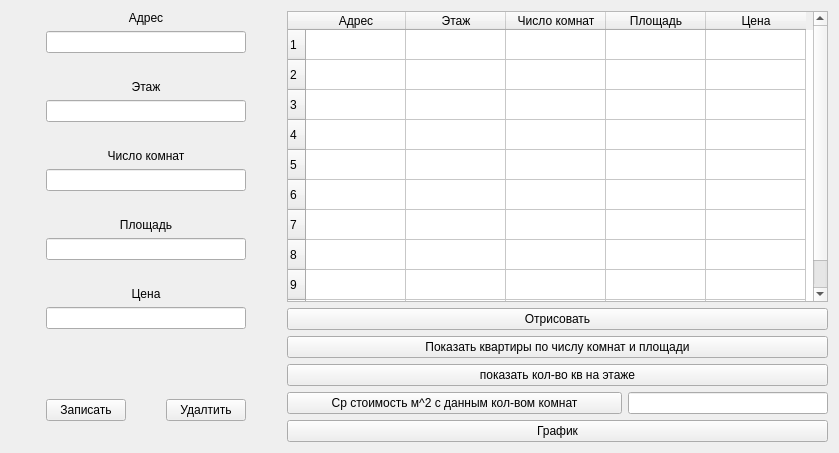
<?xml version="1.0" encoding="UTF-8"?>
<ui version="4.0">
 <class>MainWindow</class>
 <widget class="QMainWindow" name="MainWindow">
  <property name="geometry">
   <rect>
    <x>0</x>
    <y>0</y>
    <width>839</width>
    <height>453</height>
   </rect>
  </property>
  <property name="windowTitle">
   <string>MainWindow</string>
  </property>
  <widget class="QWidget" name="centralWidget">
   <layout class="QVBoxLayout" name="verticalLayout_3">
    <item>
     <layout class="QHBoxLayout" name="horizontalLayout_3">
      <item>
       <spacer name="horizontalSpacer_3">
        <property name="orientation">
         <enum>Qt::Horizontal</enum>
        </property>
        <property name="sizeHint" stdset="0">
         <size>
          <width>40</width>
          <height>20</height>
         </size>
        </property>
       </spacer>
      </item>
      <item>
       <layout class="QVBoxLayout" name="verticalLayout">
        <item>
         <widget class="QLabel" name="label">
          <property name="font">
           <font>
            <stylestrategy>PreferAntialias</stylestrategy>
           </font>
          </property>
          <property name="layoutDirection">
           <enum>Qt::LeftToRight</enum>
          </property>
          <property name="text">
           <string>Адрес</string>
          </property>
          <property name="alignment">
           <set>Qt::AlignCenter</set>
          </property>
         </widget>
        </item>
        <item>
         <widget class="QLineEdit" name="lineEdit"/>
        </item>
        <item>
         <spacer name="verticalSpacer_4">
          <property name="orientation">
           <enum>Qt::Vertical</enum>
          </property>
          <property name="sizeHint" stdset="0">
           <size>
            <width>20</width>
            <height>40</height>
           </size>
          </property>
         </spacer>
        </item>
        <item>
         <widget class="QLabel" name="label_2">
          <property name="font">
           <font>
            <stylestrategy>PreferAntialias</stylestrategy>
           </font>
          </property>
          <property name="layoutDirection">
           <enum>Qt::LeftToRight</enum>
          </property>
          <property name="text">
           <string>Этаж</string>
          </property>
          <property name="alignment">
           <set>Qt::AlignCenter</set>
          </property>
         </widget>
        </item>
        <item>
         <widget class="QLineEdit" name="lineEdit_2"/>
        </item>
        <item>
         <spacer name="verticalSpacer_3">
          <property name="orientation">
           <enum>Qt::Vertical</enum>
          </property>
          <property name="sizeHint" stdset="0">
           <size>
            <width>20</width>
            <height>40</height>
           </size>
          </property>
         </spacer>
        </item>
        <item>
         <widget class="QLabel" name="label_3">
          <property name="font">
           <font>
            <stylestrategy>PreferAntialias</stylestrategy>
           </font>
          </property>
          <property name="layoutDirection">
           <enum>Qt::LeftToRight</enum>
          </property>
          <property name="text">
           <string>Число комнат</string>
          </property>
          <property name="alignment">
           <set>Qt::AlignCenter</set>
          </property>
         </widget>
        </item>
        <item>
         <widget class="QLineEdit" name="lineEdit_3"/>
        </item>
        <item>
         <spacer name="verticalSpacer_2">
          <property name="orientation">
           <enum>Qt::Vertical</enum>
          </property>
          <property name="sizeHint" stdset="0">
           <size>
            <width>20</width>
            <height>40</height>
           </size>
          </property>
         </spacer>
        </item>
        <item>
         <widget class="QLabel" name="label_4">
          <property name="font">
           <font>
            <stylestrategy>PreferAntialias</stylestrategy>
           </font>
          </property>
          <property name="layoutDirection">
           <enum>Qt::LeftToRight</enum>
          </property>
          <property name="text">
           <string>Площадь</string>
          </property>
          <property name="alignment">
           <set>Qt::AlignCenter</set>
          </property>
         </widget>
        </item>
        <item>
         <widget class="QLineEdit" name="lineEdit_4"/>
        </item>
        <item>
         <spacer name="verticalSpacer">
          <property name="orientation">
           <enum>Qt::Vertical</enum>
          </property>
          <property name="sizeHint" stdset="0">
           <size>
            <width>20</width>
            <height>40</height>
           </size>
          </property>
         </spacer>
        </item>
        <item>
         <widget class="QLabel" name="label_5">
          <property name="font">
           <font>
            <stylestrategy>PreferAntialias</stylestrategy>
           </font>
          </property>
          <property name="layoutDirection">
           <enum>Qt::LeftToRight</enum>
          </property>
          <property name="text">
           <string>Цена</string>
          </property>
          <property name="alignment">
           <set>Qt::AlignCenter</set>
          </property>
         </widget>
        </item>
        <item>
         <widget class="QLineEdit" name="lineEdit_5"/>
        </item>
        <item>
         <spacer name="verticalSpacer_7">
          <property name="orientation">
           <enum>Qt::Vertical</enum>
          </property>
          <property name="sizeHint" stdset="0">
           <size>
            <width>20</width>
            <height>40</height>
           </size>
          </property>
         </spacer>
        </item>
        <item>
         <spacer name="verticalSpacer_6">
          <property name="orientation">
           <enum>Qt::Vertical</enum>
          </property>
          <property name="sizeHint" stdset="0">
           <size>
            <width>20</width>
            <height>40</height>
           </size>
          </property>
         </spacer>
        </item>
        <item>
         <spacer name="verticalSpacer_5">
          <property name="orientation">
           <enum>Qt::Vertical</enum>
          </property>
          <property name="sizeHint" stdset="0">
           <size>
            <width>20</width>
            <height>40</height>
           </size>
          </property>
         </spacer>
        </item>
        <item>
         <layout class="QHBoxLayout" name="horizontalLayout">
          <item>
           <widget class="QPushButton" name="pushButton">
            <property name="text">
             <string>Записать</string>
            </property>
           </widget>
          </item>
          <item>
           <spacer name="horizontalSpacer">
            <property name="orientation">
             <enum>Qt::Horizontal</enum>
            </property>
            <property name="sizeHint" stdset="0">
             <size>
              <width>40</width>
              <height>20</height>
             </size>
            </property>
           </spacer>
          </item>
          <item>
           <widget class="QPushButton" name="pushButton_2">
            <property name="text">
             <string>Удалтить</string>
            </property>
           </widget>
          </item>
         </layout>
        </item>
        <item>
         <spacer name="verticalSpacer_11">
          <property name="orientation">
           <enum>Qt::Vertical</enum>
          </property>
          <property name="sizeHint" stdset="0">
           <size>
            <width>20</width>
            <height>40</height>
           </size>
          </property>
         </spacer>
        </item>
       </layout>
      </item>
      <item>
       <spacer name="horizontalSpacer_2">
        <property name="orientation">
         <enum>Qt::Horizontal</enum>
        </property>
        <property name="sizeHint" stdset="0">
         <size>
          <width>40</width>
          <height>20</height>
         </size>
        </property>
       </spacer>
      </item>
      <item>
       <layout class="QVBoxLayout" name="verticalLayout_2">
        <item>
         <widget class="QTableWidget" name="table">
          <property name="minimumSize">
           <size>
            <width>541</width>
            <height>0</height>
           </size>
          </property>
          <property name="rowCount">
           <number>10</number>
          </property>
          <row/>
          <row/>
          <row/>
          <row/>
          <row/>
          <row/>
          <row/>
          <row/>
          <row/>
          <row/>
          <column>
           <property name="text">
            <string>Адрес</string>
           </property>
          </column>
          <column>
           <property name="text">
            <string>Этаж</string>
           </property>
          </column>
          <column>
           <property name="text">
            <string>Число комнат</string>
           </property>
          </column>
          <column>
           <property name="text">
            <string>Площадь</string>
           </property>
          </column>
          <column>
           <property name="text">
            <string>Цена</string>
           </property>
          </column>
         </widget>
        </item>
        <item>
         <widget class="QPushButton" name="pushButton_7">
          <property name="text">
           <string>Отрисовать</string>
          </property>
         </widget>
        </item>
        <item>
         <widget class="QPushButton" name="pushButton_3">
          <property name="text">
           <string>Показать квартиры по числу комнат и площади</string>
          </property>
         </widget>
        </item>
        <item>
         <widget class="QPushButton" name="pushButton_4">
          <property name="text">
           <string>показать кол-во кв на этаже</string>
          </property>
         </widget>
        </item>
        <item>
         <layout class="QHBoxLayout" name="horizontalLayout_2">
          <item>
           <widget class="QPushButton" name="pushButton_5">
            <property name="text">
             <string>Ср стоимость м^2 c данным кол-вом комнат</string>
            </property>
           </widget>
          </item>
          <item>
           <widget class="QLineEdit" name="lineEdit_6">
            <property name="maximumSize">
             <size>
              <width>200</width>
              <height>16777215</height>
             </size>
            </property>
            <property name="readOnly">
             <bool>true</bool>
            </property>
           </widget>
          </item>
         </layout>
        </item>
        <item>
         <widget class="QPushButton" name="pushButton_6">
          <property name="text">
           <string>График</string>
          </property>
         </widget>
        </item>
       </layout>
      </item>
     </layout>
    </item>
   </layout>
  </widget>
 </widget>
 <layoutdefault spacing="6" margin="11"/>
 <resources/>
 <connections/>
</ui>
